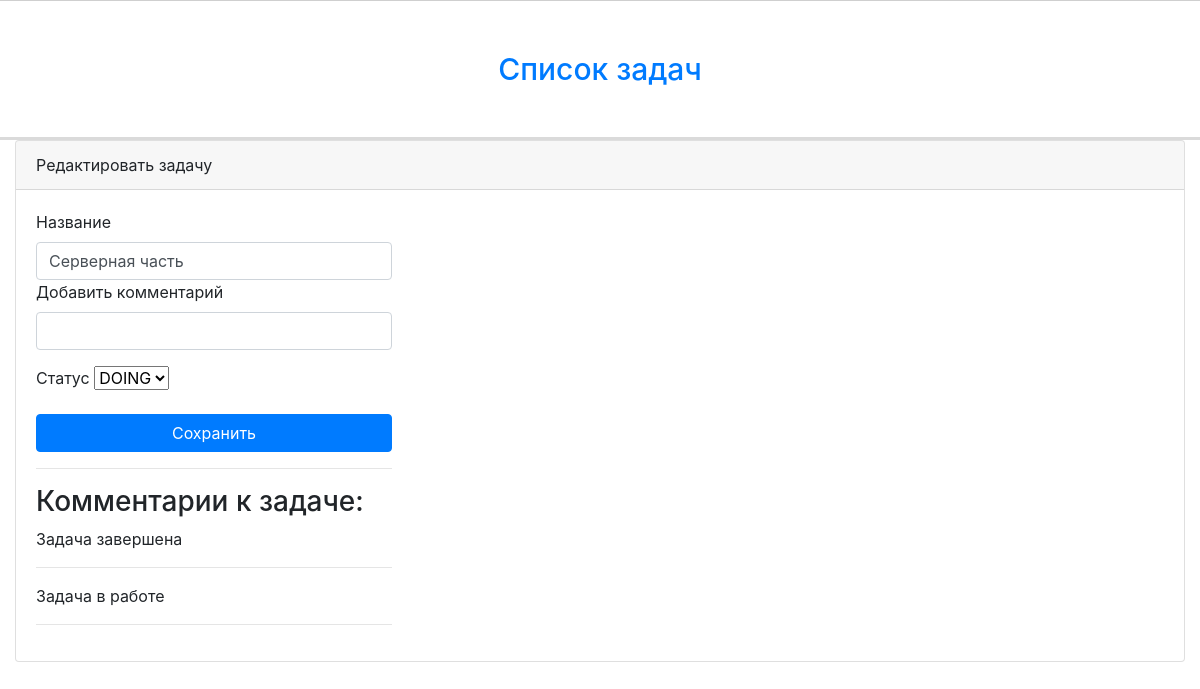
Before: /edit/2 with the older database file.
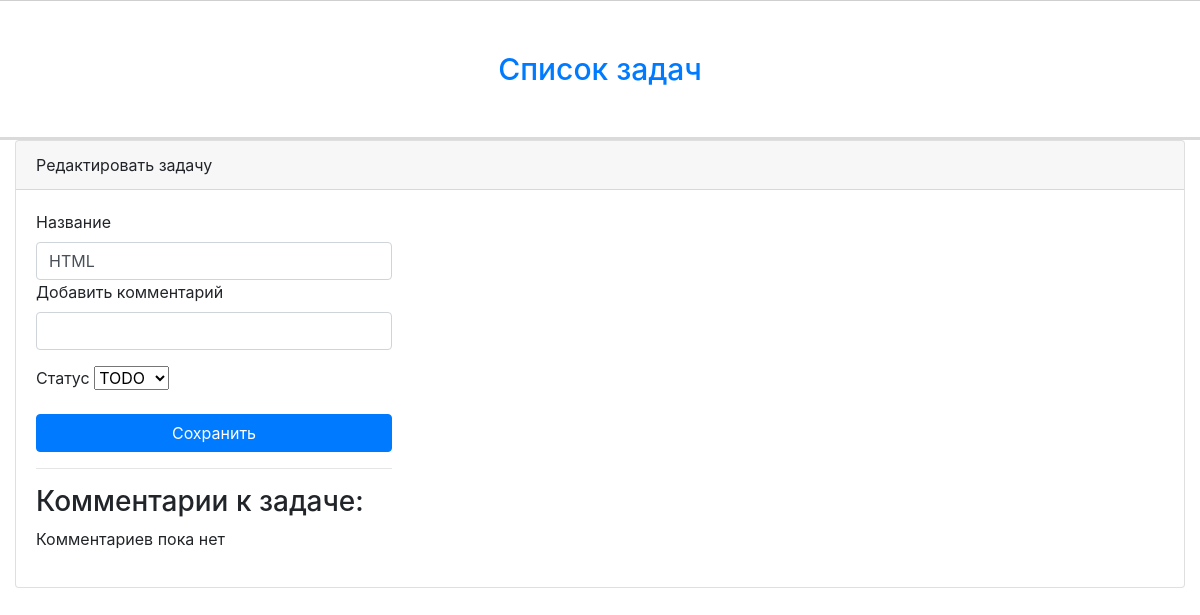
After: the same page with the newer database file.
### tables this page shows
CREATE TABLE `task` (
  `id` int(11) NOT NULL,
  `name` varchar(255) NOT NULL,
  `status` varchar(255) NOT NULL
);

CREATE TABLE `comments` (
  `id` int(11) NOT NULL,
  `id_task` int(11) NOT NULL,
  `text` text NOT NULL
);

### application/controllers/MainController.php (called while the page is built, shortened)
<?php
class MainController extends Controller
{
    public function editAction()
    {
        $vars = [
            'data' => $this->model->taskData($this->route['id'])[0],
            'data_comments' => $this->model->commentsData($this->route['id']),
        ];
        $this->view->render('Редактировать задачу', $vars);
    }
}

### index.php (called while the page is built, shortened)
<?php
spl_autoload_register(function($class){
	$path = str_replace('\\', '/', $class.'.php');
});
$router = new Router;
$router->run();

### application/lib/Db.php (called while the page is built, shortened)
<?php
class Db {
    protected $db;
    public function __construct() {
        $config = require 'application/config/db.php';
        $this->db = new PDO('mysql:host='.$config['host'].';dbname='.$config['name'].'', $config['user'], $config['password']);
    }
    public function query($sql, $params = []) {
        $stmt = $this->db->prepare($sql);
        if (!empty($params)) {
            foreach ($params as $key => $val) {
                if (is_int($val)){
                    $type = PDO::PARAM_INT;
                }else{
                    $type = PDO::PARAM_STR;
                }
                $stmt->bindValue(':'.$key, $val, $type);
            }
        }
        $stmt->execute();
        return $stmt;
    }
    public function row($sql, $params = []) {
        $result = $this->query($sql, $params);
        return $result->fetchAll(PDO::FETCH_ASSOC);
    }
}

### application/config/db.php (called while the page is built)
<?php
return [
	'host' => 'localhost',
	'name' => 'tz',
	'user' => 'root',
	'password' => '',
];

### application/models/Main.php (called while the page is built, shortened)
<?php
class Main extends Model
{
    public function taskData($id)
    {
        $params = [
            'id' => $id,
        ];
        return $this->db->row('SELECT * FROM task WHERE id = :id', $params);
    }
    public function commentsData($id)
    {
        $params = [
            'id' => $id,
        ];
        return $this->db->row('SELECT * FROM comments WHERE id_task = :id ORDER BY id DESC', $params);
    }
}

### application/core/Controller.php (called while the page is built, shortened)
<?php
abstract class Controller
{
	public function __construct($route)
	{
		$this->route = $route;
		$this->model = $this->loadModel($route['controller']);
	}
	public function loadModel($name)
	{
		$path = 'application\models\\' . ucfirst($name);
		if(class_exists($path)){
			return new $path;
		}
	}
}

### application/core/Model.php (called while the page is built, shortened)
<?php
abstract class Model
{
	public function __construct()
	{
		$this->db = new Db;
	}
}

### application/views/main/edit.php (the view, shortened to what this page needs)
<div class="content-wrapper">
    <div class="container-fluid">
        <div class="card mb-3">
            <div class="card-header"><?php echo $title; ?></div>
            <div class="card-body">
                <div class="row">
                    <div class="col-sm-4">
                        <form action="/edit/<?php echo $data['id']; ?>" method="post">
                            <div class="form-group">
                                <label>Название</label>
                                <input class="form-control" type="text" name="name" value="<?php echo htmlspecialchars($data['name'], ENT_QUOTES); ?>">
                                <label>Добавить комментарий</label>
                                <input class="form-control" type="text" name="comment">
                            </div>
                            <div class="form-group">
                                <label>Статус</label>
                                <select name="status" id="status">
                                    <option <?php if($data['status'] == 'todo') echo "selected" ?> value="todo">TODO</option>
                                    <option <?php if($data['status'] == 'doing') echo "selected" ?> value="doing">DOING</option>
                                </select>
                            </div>
                            <button type="submit" class="btn btn-primary btn-block">Сохранить</button>
                            <hr>
                            <h3>Комментарии к задаче:</h3>
                            <?php if ($data_comments): ?>
                                <?php foreach ($data_comments as $comments): ?>
                                    <?= $comments['text']; ?>
                                    <hr>
                                <?php endforeach; ?>
                            <?php else: ?>
                                <p>Комментариев пока нет</p>
                            <?php endif; ?>
                        </form>
                    </div>
                </div>
            </div>
        </div>
    </div>
</div>

Changed rows visible on the page:
no longer on this page (row edited): comments: text "Задача завершена"
no longer on this page (row edited): comments: text "Задача в работе"
changed task: name "Серверная часть" → "HTML"; status "DOING" → "TODO"
Other visible differences:
text now shown: "Комментариев пока нет"
